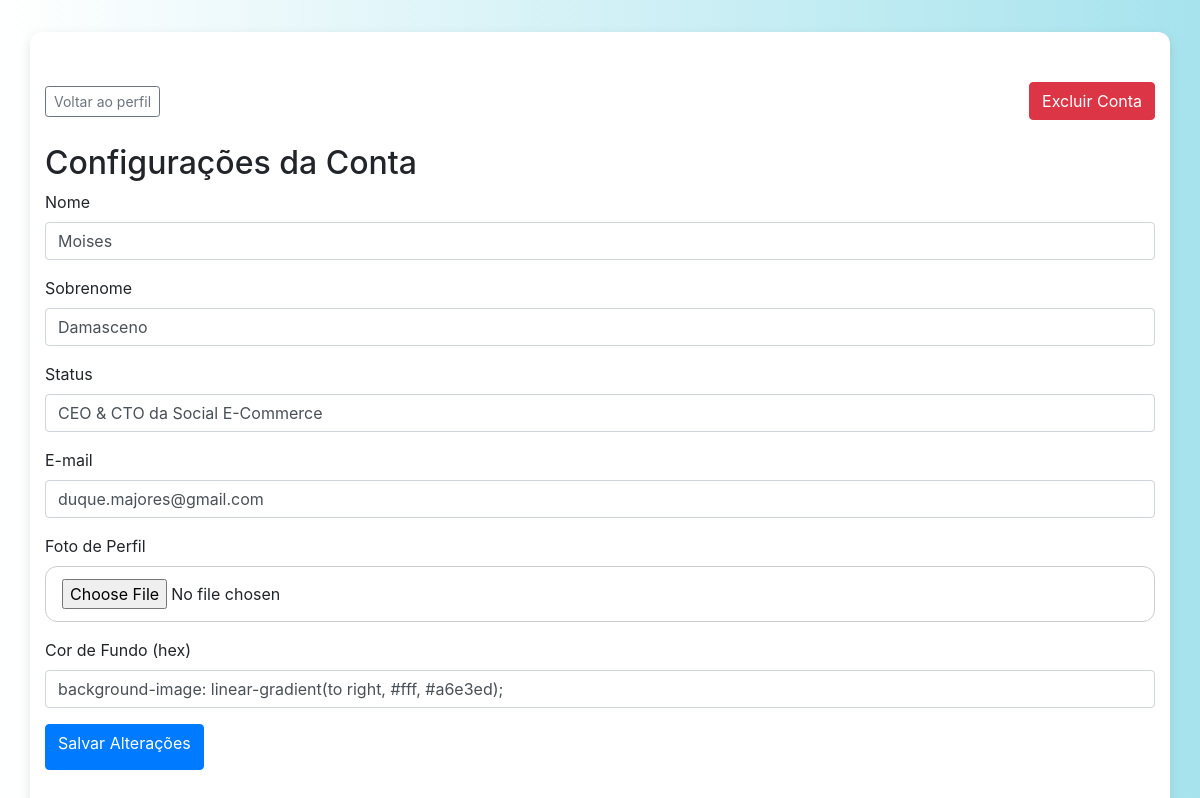
The app's page /configuracoes (signed in) with its own data.
### app/models.py (models this page shows, shortened)
class User(UserMixin, db.Model):
    __tablename__ = 'user'
    id = db.Column(db.Integer, primary_key=True)
    nome = db.Column(db.String(150), nullable=False)
    sobreNome = db.Column(db.String(150), nullable=True)
    status = db.Column(db.String(150), nullable=True)
    cpf_cnpj = db.Column(db.String(20), unique=True, nullable=True)
    email = db.Column(db.String(150), unique=True, nullable=False)
    senha = db.Column(db.String(150), nullable=False)
    imagem = db.Column(db.String(150), default='default.png')
    cor_fundo = db.Column(db.String(255), default='background-image: linear-gradient(to right, #fff, #a6e3ed);')
    last_seen = db.Column(db.DateTime, default=datetime.utcnow)
    notificacoes = db.relationship(
        'Notificacao',
        backref='destinatario',
        lazy='dynamic',
        foreign_keys='Notificacao.destinatario_id'
    )
    notificacoes_enviadas = db.relationship(
        'Notificacao',
        backref='remetente',
        lazy='dynamic',
        foreign_keys='Notificacao.remetente_id'
    )
    followed = db.relationship(
        'User', secondary=followers,
        primaryjoin=(followers.c.follower_id == id),
        secondaryjoin=(followers.c.followed_id == id),
        backref=db.backref('followers', lazy='dynamic'),
        lazy='dynamic'
    )

### app/views.py (the view, shortened to what this page needs)
@app.route('/configuracoes', methods=['GET', 'POST'])
@login_required
def configuracoes():
    form = ConfiguracoesForm(obj=current_user)
    obj = current_user
    return render_template('configuracoes.html', form=form, obj=obj)

### app/forms.py (shortened to what this page needs)
class ConfiguracoesForm(FlaskForm):
    nome = StringField('Nome', validators=[DataRequired()])
    sobreNome = StringField('Sobrenome', validators=[DataRequired()])
    status = StringField('Status')
    email = StringField('E-mail', validators=[DataRequired(), Email()])
    imagem = FileField('Foto de Perfil', validators=[FileAllowed(['jpg', 'jpeg', 'png'])])
    cor_fundo = StringField('Cor de Fundo (hex)', validators=[Optional()])
    submit = SubmitField('Salvar Alterações')

### app/__init__.py (called while the page is built)
@login_manager.user_loader
def load_user(user_id):
    return User.query.get(int(user_id))

### app/views.py (called while the page is built)
@app.before_request
def update_last_seen():
    if current_user.is_authenticated:
        current_user.last_seen = datetime.utcnow()
        db.session.commit()

### app/templates/configuracoes.html (shortened to what this page needs)
{% extends "base.html" %}
{% block styles %}
    <link rel="stylesheet" href="{{ url_for('static', filename='css/index.css') }}">
    <link rel="stylesheet" href="{{ url_for('static', filename='css/configuracoes.css') }}">
{% endblock %}
{% block content %}
    <div id="header_config">
        <a href="{{ url_for('home', id=obj.id) }}" class="btn btn-outline-secondary btn-sm">Voltar ao perfil</a>
        <form method="POST" action="{{ url_for('excluir_conta', id=obj.id) }}" onsubmit="return confirm('Tem certeza que deseja excluir sua conta? Esta ação é irreversível.')">
            <button class="btn btn-danger" type="submit">Excluir Conta</button>
        </form>
    </div>
    <div id="corpo_config" class="mt-4">
        <h2>Configurações da Conta</h2>
        <form class="" method="POST" enctype="multipart/form-data">
            <div class="form-group">
            {{ form.nome.label }} {{ form.nome(class="form-control") }}
            </div>
            <div class="form-group">
            {{ form.sobreNome.label }} {{ form.sobreNome(class="form-control") }}
            </div>
            <div class="form-group">
            {{ form.status.label }} {{ form.status(class="form-control") }}
            </div>
            <div class="form-group">
            {{ form.email.label }} {{ form.email(class="form-control") }}
            </div>
            <div class="form-group">
            {{ form.imagem.label }} {{ form.imagem(class="form-control-file") }}
            </div>
            <div class="form-group">
            {{ form.cor_fundo.label }} {{ form.cor_fundo(class="form-control")}}
            </div>
            <button type="submit" class="btn btn-primary">{{ form.submit.label }}</button>
        </form>
    </div>
{% endblock %}

### app/static/css/index.css (style rules this page uses)
#body { background-image: linear-gradient(to right, #fff, #a6e3ed ); height: 100vh; }

### app/static/css/configuracoes.css (style rules this page uses)
#corpo_config { height: 100vh; }
#header_config { display: flex; justify-content: space-between; align-items: center; }
:root { --bg-color: #f4f5f7; --primary-color: #007bff; --secondary-color: #6c757d; --input-bg: #ffffff; --border-radius: 12px; --transition: 0.3s ease-in-out; --shadow: 0 4px 12px rgba(0, 0, 0, 0.1); --font-family: 'Segoe UI', Tahoma, Geneva, Verdana, sans-serif; }
h2 { font-size: 1.8rem; margin-bottom: 1.5rem; color: #222; }
.form-group { margin-bottom: 1.25rem; }
.form-control, .form-control-file { width: 100%; padding: 0.75rem 1rem; font-size: 1rem; border: 1px solid #ccc; border-radius: var(--border-radius); background-color: var(--input-bg); transition: border-color var(--transition), box-shadow var(--transition); }
.btn { font-weight: 600; border-radius: var(--border-radius); padding: 0.6rem 1.2rem; transition: background-color var(--transition), color var(--transition), border var(--transition); }
.btn-outline-secondary { color: var(--secondary-color); border-color: var(--secondary-color); }
.btn-primary { background-color: var(--primary-color); border-color: var(--primary-color); }

### records on screen
User: nome "Moises", sobreNome "Damasceno", status "CEO & CTO da Social E-Commerce", email "duque.majores@gmail.com", cor_fundo "background-image: linear-gradient(to right, #fff, #a6e3ed);"
